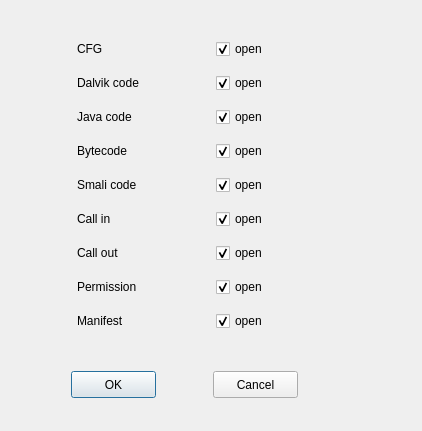
<?xml version="1.0" encoding="UTF-8"?>
<ui version="4.0">
 <class>ConfigurationDialog</class>
 <widget class="QDialog" name="ConfigurationDialog">
  <property name="geometry">
   <rect>
    <x>0</x>
    <y>0</y>
    <width>422</width>
    <height>431</height>
   </rect>
  </property>
  <property name="windowTitle">
   <string>Configuration Dialog</string>
  </property>
  <widget class="QWidget" name="layoutWidget">
   <property name="geometry">
    <rect>
     <x>20</x>
     <y>370</y>
     <width>331</width>
     <height>29</height>
    </rect>
   </property>
   <layout class="QHBoxLayout" name="horizontalLayout">
    <item>
     <widget class="QPushButton" name="pushButton_ok">
      <property name="maximumSize">
       <size>
        <width>85</width>
        <height>27</height>
       </size>
      </property>
      <property name="text">
       <string>OK</string>
      </property>
     </widget>
    </item>
    <item>
     <widget class="QPushButton" name="pushButton_cancel">
      <property name="maximumSize">
       <size>
        <width>85</width>
        <height>27</height>
       </size>
      </property>
      <property name="text">
       <string>Cancel</string>
      </property>
     </widget>
    </item>
   </layout>
  </widget>
  <widget class="QWidget" name="">
   <property name="geometry">
    <rect>
     <x>77</x>
     <y>31</y>
     <width>271</width>
     <height>311</height>
    </rect>
   </property>
   <layout class="QGridLayout" name="gridLayout">
    <item row="0" column="0">
     <widget class="QLabel" name="label">
      <property name="text">
       <string>CFG</string>
      </property>
     </widget>
    </item>
    <item row="0" column="1">
     <widget class="QCheckBox" name="checkBox_cfg">
      <property name="text">
       <string>open</string>
      </property>
      <property name="checked">
       <bool>true</bool>
      </property>
     </widget>
    </item>
    <item row="1" column="0">
     <widget class="QLabel" name="label_2">
      <property name="text">
       <string>Dalvik code</string>
      </property>
     </widget>
    </item>
    <item row="1" column="1">
     <widget class="QCheckBox" name="checkBox_dalvik">
      <property name="text">
       <string>open</string>
      </property>
      <property name="checked">
       <bool>true</bool>
      </property>
     </widget>
    </item>
    <item row="2" column="0">
     <widget class="QLabel" name="label_3">
      <property name="text">
       <string>Java code</string>
      </property>
     </widget>
    </item>
    <item row="2" column="1">
     <widget class="QCheckBox" name="checkBox_javacode">
      <property name="text">
       <string>open</string>
      </property>
      <property name="checked">
       <bool>true</bool>
      </property>
     </widget>
    </item>
    <item row="3" column="0">
     <widget class="QLabel" name="label_4">
      <property name="text">
       <string>Bytecode</string>
      </property>
     </widget>
    </item>
    <item row="3" column="1">
     <widget class="QCheckBox" name="checkBox_bytecode">
      <property name="text">
       <string>open</string>
      </property>
      <property name="checked">
       <bool>true</bool>
      </property>
     </widget>
    </item>
    <item row="4" column="0">
     <widget class="QLabel" name="label_5">
      <property name="text">
       <string>Smali code</string>
      </property>
     </widget>
    </item>
    <item row="4" column="1">
     <widget class="QCheckBox" name="checkBox_smalicode">
      <property name="text">
       <string>open</string>
      </property>
      <property name="checked">
       <bool>true</bool>
      </property>
     </widget>
    </item>
    <item row="5" column="0">
     <widget class="QLabel" name="label_6">
      <property name="text">
       <string>Call in</string>
      </property>
     </widget>
    </item>
    <item row="5" column="1">
     <widget class="QCheckBox" name="checkBox_callin">
      <property name="text">
       <string>open</string>
      </property>
      <property name="checked">
       <bool>true</bool>
      </property>
     </widget>
    </item>
    <item row="6" column="0">
     <widget class="QLabel" name="label_9">
      <property name="text">
       <string>Call out</string>
      </property>
     </widget>
    </item>
    <item row="6" column="1">
     <widget class="QCheckBox" name="checkBox_callout">
      <property name="text">
       <string>open</string>
      </property>
      <property name="checked">
       <bool>true</bool>
      </property>
     </widget>
    </item>
    <item row="7" column="0">
     <widget class="QLabel" name="label_7">
      <property name="text">
       <string>Permission</string>
      </property>
     </widget>
    </item>
    <item row="7" column="1">
     <widget class="QCheckBox" name="checkBox_permission">
      <property name="text">
       <string>open</string>
      </property>
      <property name="checked">
       <bool>true</bool>
      </property>
     </widget>
    </item>
    <item row="8" column="0">
     <widget class="QLabel" name="label_8">
      <property name="text">
       <string>Manifest</string>
      </property>
     </widget>
    </item>
    <item row="8" column="1">
     <widget class="QCheckBox" name="checkBox_manifest">
      <property name="text">
       <string>open</string>
      </property>
      <property name="checked">
       <bool>true</bool>
      </property>
     </widget>
    </item>
   </layout>
  </widget>
 </widget>
 <resources/>
 <connections>
  <connection>
   <sender>pushButton_ok</sender>
   <signal>clicked(bool)</signal>
   <receiver>ConfigurationDialog</receiver>
   <slot>close()</slot>
   <hints>
    <hint type="sourcelabel">
     <x>103</x>
     <y>384</y>
    </hint>
    <hint type="destinationlabel">
     <x>45</x>
     <y>393</y>
    </hint>
   </hints>
  </connection>
  <connection>
   <sender>pushButton_cancel</sender>
   <signal>clicked(bool)</signal>
   <receiver>ConfigurationDialog</receiver>
   <slot>close()</slot>
   <hints>
    <hint type="sourcelabel">
     <x>339</x>
     <y>381</y>
    </hint>
    <hint type="destinationlabel">
     <x>373</x>
     <y>383</y>
    </hint>
   </hints>
  </connection>
 </connections>
</ui>
